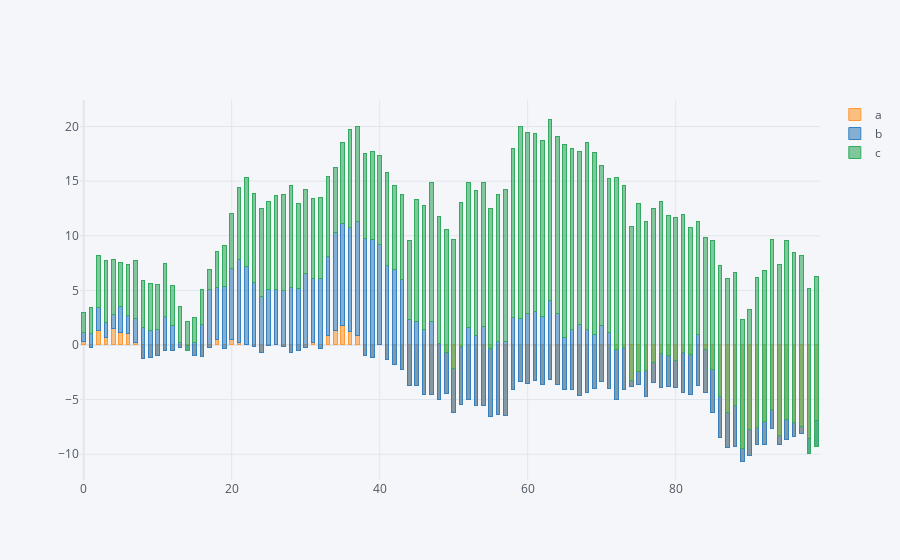

The cell this chart's notebook holds for it:
### Code cell
df.iplot(kind='bar', barmode='stack', bargap=0.5)
